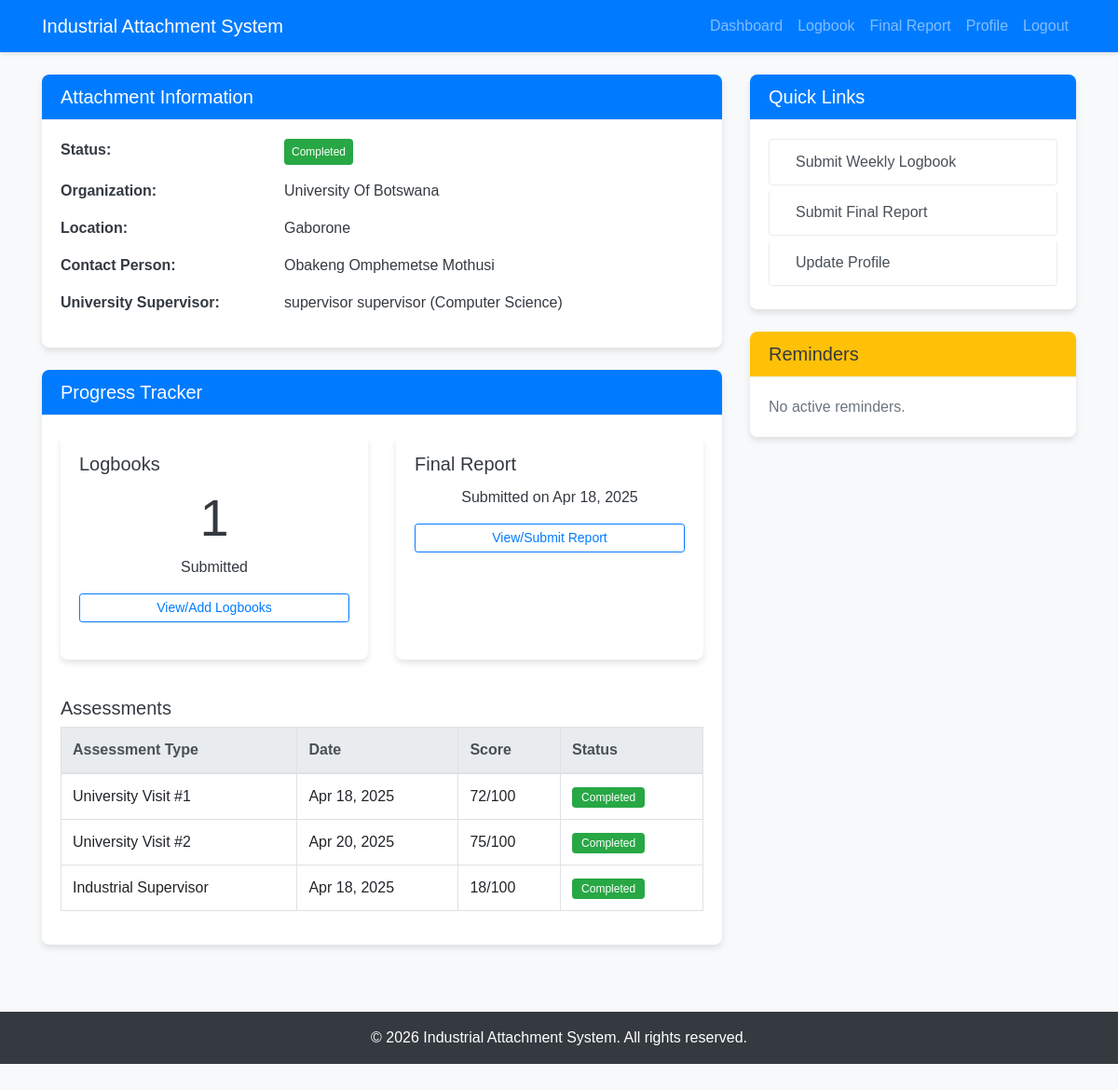
The page /pages/student/dashboard.php (signed in) on the database its author committed.
### tables this page shows
CREATE TABLE `students` (
  `student_id` int(11) NOT NULL,
  `user_id` int(11) NOT NULL,
  `full_name` varchar(100) NOT NULL,
  `registration_number` varchar(20) NOT NULL,
  `phone` varchar(20) NOT NULL,
  `skills` text DEFAULT NULL,
  `preferred_location` varchar(100) DEFAULT NULL,
  `preferred_project_type` text DEFAULT NULL,
  `attachment_status` enum('pending','matched','ongoing','completed') DEFAULT 'pending',
  `organization_id` int(11) DEFAULT NULL
);

CREATE TABLE `organizations` (
  `organization_id` int(11) NOT NULL,
  `user_id` int(11) NOT NULL,
  `name` varchar(100) NOT NULL,
  `location` varchar(100) NOT NULL,
  `contact_person` varchar(100) NOT NULL,
  `contact_email` varchar(100) NOT NULL,
  `contact_phone` varchar(20) NOT NULL,
  `description` text DEFAULT NULL,
  `is_approved` varchar(50) NOT NULL
);

CREATE TABLE `supervisors` (
  `supervisor_id` int(11) NOT NULL,
  `user_id` int(11) NOT NULL,
  `full_name` varchar(100) NOT NULL,
  `department` varchar(100) NOT NULL,
  `phone` varchar(20) NOT NULL
);

CREATE TABLE `final_reports` (
  `report_id` int(11) NOT NULL,
  `student_id` int(11) NOT NULL,
  `title` varchar(255) NOT NULL,
  `content` text NOT NULL,
  `submission_date` timestamp NOT NULL DEFAULT current_timestamp()
);

CREATE TABLE `university_assessments` (
  `assessment_id` int(11) NOT NULL,
  `student_id` int(11) NOT NULL,
  `supervisor_id` int(11) NOT NULL,
  `visit_number` int(11) NOT NULL,
  `visit_date` date NOT NULL,
  `progress` int(11) NOT NULL,
  `attendance` int(11) NOT NULL,
  `technical_skills` int(11) NOT NULL,
  `presentation` int(11) NOT NULL,
  `remarks` text NOT NULL,
  `total_score` int(11) NOT NULL,
  `submission_date` timestamp NOT NULL DEFAULT current_timestamp()
);

CREATE TABLE `industrial_assessments` (
  `assessment_id` int(11) NOT NULL,
  `student_id` int(11) NOT NULL,
  `organization_id` int(11) NOT NULL,
  `punctuality` int(11) NOT NULL,
  `teamwork` int(11) NOT NULL,
  `problem_solving` int(11) NOT NULL,
  `technical_skills` int(11) NOT NULL,
  `communication` int(11) NOT NULL,
  `overall_remarks` text NOT NULL,
  `total_score` int(11) NOT NULL,
  `submission_date` timestamp NOT NULL DEFAULT current_timestamp()
);

### includes/functions.php (called while the page is built, shortened)
<?php
function getStudentDetails($conn, $user_id) {
    $stmt = $conn->prepare("SELECT s.* FROM students s JOIN users u ON s.user_id = u.user_id WHERE u.user_id = ?");
    $stmt->bind_param("i", $user_id);
    $stmt->execute();
    $result = $stmt->get_result();
    return $result->fetch_assoc();
}
?>

### pages/student/dashboard.php (the view, shortened to what this page needs)
<?php
require_once '../../config/db_connect.php';
require_once '../../includes/functions.php';
$student = getStudentDetails($conn, $_SESSION['user_id']);
$reminders = getReminders($conn, 'student');
$stmt = $conn->prepare("SELECT * FROM logbooks WHERE student_id = ? ORDER BY week_number DESC");
$stmt->bind_param("i", $student['student_id']);
$stmt->execute();
$logbooks = $stmt->get_result()->fetch_all(MYSQLI_ASSOC);
$stmt = $conn->prepare("SELECT * FROM final_reports WHERE student_id = ?");
$stmt->bind_param("i", $student['student_id']);
$stmt->execute();
$final_report = $stmt->get_result()->fetch_assoc();
$attachment_status = $student['attachment_status'];
$organization = null;
if ($student['organization_id']) {
    $stmt = $conn->prepare("SELECT * FROM organizations WHERE organization_id = ?");
    $stmt->bind_param("i", $student['organization_id']);
    $stmt->execute();
    $organization = $stmt->get_result()->fetch_assoc();
}
$stmt = $conn->prepare("SELECT s.* FROM supervisors s
                         JOIN student_supervisor ss ON s.supervisor_id = ss.supervisor_id
                         WHERE ss.student_id = ?");
$stmt->bind_param("i", $student['student_id']);
$stmt->execute();
$supervisor = $stmt->get_result()->fetch_assoc();
$stmt = $conn->prepare("SELECT * FROM industrial_assessments WHERE student_id = ?");
$stmt->bind_param("i", $student['student_id']);
$stmt->execute();
$industrial_assessment = $stmt->get_result()->fetch_assoc();
$stmt = $conn->prepare("SELECT * FROM university_assessments WHERE student_id = ? ORDER BY visit_number");
$stmt->bind_param("i", $student['student_id']);
$stmt->execute();
$university_assessments = $stmt->get_result()->fetch_all(MYSQLI_ASSOC);
include '../../includes/header.php';
?>
<div class="row">
    <div class="col-lg-8">
        <div class="card mb-4">
            <div class="card-header bg-primary text-white">
                <h5 class="mb-0">Attachment Information</h5>
            </div>
            <div class="card-body">
                <div class="row mb-3">
                    <div class="col-md-4 font-weight-bold">Status:</div>
                    <div class="col-md-8">
                        <?php
                            $status_badges = [
                                'pending' => 'badge-warning',
                                'matched' => 'badge-info',
                                'ongoing' => 'badge-primary',
                                'completed' => 'badge-success'
                            ];
                            $badge_class = $status_badges[$attachment_status] ?? 'badge-secondary';
                        ?>
                        <span class="badge <?php echo $badge_class; ?> p-2"><?php echo ucfirst($attachment_status); ?></span>
                    </div>
                </div>
                <?php if ($organization): ?>
                <div class="row mb-3">
                    <div class="col-md-4 font-weight-bold">Organization:</div>
                    <div class="col-md-8"><?php echo $organization['name']; ?></div>
                </div>
                <div class="row mb-3">
                    <div class="col-md-4 font-weight-bold">Location:</div>
                    <div class="col-md-8"><?php echo $organization['location']; ?></div>
                </div>
                <div class="row mb-3">
                    <div class="col-md-4 font-weight-bold">Contact Person:</div>
                    <div class="col-md-8"><?php echo $organization['contact_person']; ?></div>
                </div>
                <?php else: ?>
                <div class="alert alert-info">
                    You haven't been matched with an organization yet. The coordinator will assign you to an organization based on your preferences.
                </div>
                <?php endif; ?>
                <?php if ($supervisor): ?>
                <div class="row mb-3">
                    <div class="col-md-4 font-weight-bold">University Supervisor:</div>
                    <div class="col-md-8"><?php echo $supervisor['full_name']; ?> (<?php echo $supervisor['department']; ?>)</div>
                </div>
                <?php endif; ?>
            </div>
        </div>
        <div class="card mb-4">
            <div class="card-header bg-primary text-white">
                <h5 class="mb-0">Progress Tracker</h5>
            </div>
            <div class="card-body">
                <div class="row">
                    <div class="col-md-6 mb-3">
                        <div class="card h-100">
                            <div class="card-body">
                                <h5 class="card-title">Logbooks</h5>
                                <h1 class="display-4 text-center"><?php echo count($logbooks); ?></h1>
                                <p class="text-center mb-0">Submitted</p>
                                <div class="mt-3">
                                    <a href="logbook.php" class="btn btn-outline-primary btn-sm btn-block">View/Add Logbooks</a>
                                </div>
                            </div>
                        </div>
                    </div>
                    <div class="col-md-6 mb-3">
                        <div class="card h-100">
                            <div class="card-body">
                                <h5 class="card-title">Final Report</h5>
                                <?php if ($final_report): ?>
                                <p class="text-center mb-0">Submitted on <?php echo date('M d, Y', strtotime($final_report['submission_date'])); ?></p>
                                <?php else: ?>
                                <h1 class="display-4 text-center text-warning"><i class="fa fa-exclamation-circle"></i></h1>
                                <p class="text-center mb-0">Not Submitted</p>
                                <?php endif; ?>
                                <div class="mt-3">
                                    <a href="final_report.php" class="btn btn-outline-primary btn-sm btn-block">View/Submit Report</a>
                                </div>
                            </div>
                        </div>
                    </div>
                </div>
                <h5 class="mt-4">Assessments</h5>
                <div class="table-responsive">
                    <table class="table table-bordered">
                        <thead class="thead-light">
                            <tr>
                                <th>Assessment Type</th>
                                <th>Date</th>
                                <th>Score</th>
                                <th>Status</th>
                            </tr>
                        </thead>
                        <tbody>
                            <?php foreach($university_assessments as $assessment): ?>
                            <tr>
                                <td>University Visit #<?php echo $assessment['visit_number']; ?></td>
                                <td><?php echo date('M d, Y', strtotime($assessment['visit_date'])); ?></td>
                                <td><?php echo $assessment['total_score']; ?>/100</td>
                                <td><span class="badge badge-success">Completed</span></td>
                            </tr>
                            <?php endforeach; ?>
                            <?php if($industrial_assessment): ?>
                            <tr>
                                <td>Industrial Supervisor</td>
                                <td><?php echo date('M d, Y', strtotime($industrial_assessment['submission_date'])); ?></td>
                                <td><?php echo $industrial_assessment['total_score']; ?>/100</td>
                                <td><span class="badge badge-success">Completed</span></td>
                            </tr>
                            <?php endif; ?>
                        </tbody>
                    </table>
                </div>
            </div>
        </div>
    </div>
    <div class="col-lg-4">
        <div class="card mb-4">
            <div class="card-header bg-primary text-white">
                <h5 class="mb-0">Quick Links</h5>
            </div>
            <div class="card-body">
                <div class="list-group">
                    <a href="logbook.php" class="list-group-item list-group-item-action">
                        <i class="fa fa-book mr-2"></i> Submit Weekly Logbook
                    </a>
                    <a href="final_report.php" class="list-group-item list-group-item-action">
                        <i class="fa fa-file-alt mr-2"></i> Submit Final Report
                    </a>
                    <a href="profile.php" class="list-group-item list-group-item-action">
                        <i class="fa fa-user mr-2"></i> Update Profile
                    </a>
                </div>
            </div>
        </div>
        <div class="card mb-4">
            <div class="card-header bg-warning text-dark">
                <h5 class="mb-0">Reminders</h5>
            </div>
            <div class="card-body">
                <?php if (!empty($reminders)): ?>
                    <div class="list-group">
                        <?php foreach ($reminders as $reminder): ?>
                            <div class="list-group-item">
                                <h6 class="mb-1"><?php echo $reminder['title']; ?></h6>
                                <p class="mb-1"><?php echo $reminder['description']; ?></p>
                                <small class="text-muted">Due: <?php echo date('M d, Y', strtotime($reminder['due_date'])); ?></small>
                            </div>
                        <?php endforeach; ?>
                    </div>
                <?php else: ?>
                    <p class="text-muted mb-0">No active reminders.</p>
                <?php endif; ?>
            </div>
        </div>
    </div>
</div>
<?php include '../../includes/footer.php'; ?>

### includes/header.php (shortened to what this page needs)
<?php
$baseUrl = "/~mot00531/industrial_attachment_system";
?>
<!DOCTYPE html>
<html lang="en">
<head>
    <link rel="stylesheet" href="https://stackpath.bootstrapcdn.com/bootstrap/4.5.2/css/bootstrap.min.css">
    <link rel="stylesheet" href="/industrial_attachment_system/assets/css/style.css">
</head>
<body>
    <nav class="navbar navbar-expand-lg navbar-dark bg-primary">
        <div class="container">
            <a class="navbar-brand" href="<?php echo $baseUrl; ?>/index.php">Industrial Attachment System</a>
            <div class="collapse navbar-collapse" id="navbarNav">
                <ul class="navbar-nav ml-auto">
                    <?php if (isset($_SESSION['user_id'])) : ?>
                        <?php if ($_SESSION['user_type'] == 'student') : ?>
                            <li class="nav-item">
                                <a class="nav-link" href="<?php echo $baseUrl; ?>/pages/student/dashboard.php">Dashboard</a>
                            </li>
                            <li class="nav-item">
                                <a class="nav-link" href="<?php echo $baseUrl; ?>/pages/student/logbook.php">Logbook</a>
                            </li>
                            <li class="nav-item">
                                <a class="nav-link" href="<?php echo $baseUrl; ?>/pages/student/final_report.php">Final Report</a>
                            </li>
                            <li class="nav-item">
                                <a class="nav-link" href="<?php echo $baseUrl; ?>/pages/student/profile.php">Profile</a>
                            </li>
                        <?php endif; ?>
                        <li class="nav-item">
						<a class="nav-link" href="<?php echo $baseUrl; ?>/logout.php">Logout</a>
                        </li>
                    <?php endif; ?>
                </ul>
            </div>
        </div>
    </nav>
    <div class="container mt-4">

### includes/footer.php (shortened to what this page needs)
</div>
    <footer class="bg-dark text-white text-center py-3 mt-5">
        <div class="container">
            <p class="mb-0">© <?php echo date("Y"); ?> Industrial Attachment System. All rights reserved.</p>
        </div>
    </footer>
</body>
</html>

### assets/css/style.css (style rules this page uses)
body { font-family: 'Arial', sans-serif; background-color: #f8f9fa; color: #343a40; padding-bottom: 50px; }
.navbar { box-shadow: 0 2px 4px rgba(0, 0, 0, 0.1); margin-bottom: 20px; }
.card { border: none; border-radius: 8px; box-shadow: 0 4px 6px rgba(0, 0, 0, 0.1); margin-bottom: 20px; overflow: hidden; }
.card-header { background-color: #f8f9fa; border-bottom: 1px solid #e9ecef; font-weight: 600; }
.table { background-color: #fff; }
.table thead th { background-color: #f8f9fa; border-bottom: 2px solid #dee2e6; font-weight: 600; }
.list-group-item { border: 1px solid #e9ecef; border-radius: 4px !important; margin-bottom: 5px; }
.badge { padding: 5px 10px; font-weight: 500; border-radius: 4px; }
.badge-success { background-color: #28a745; }

### rows shown on the page
students: attachment_status "Completed"
organizations: name "University Of Botswana", location "Gaborone", contact_person "Obakeng Omphemetse Mothusi"
supervisors: full_name "supervisor supervisor", department "Computer Science"
final_reports: submission_date "Apr 18, 2025"
university_assessments: visit_number "1", visit_date "Apr 18, 2025", total_score "72"
university_assessments: visit_number "2", visit_date "Apr 20, 2025", total_score "75"
industrial_assessments: submission_date "Apr 18, 2025", total_score "18"

### other values the page prints
count($logbooks) "1"
